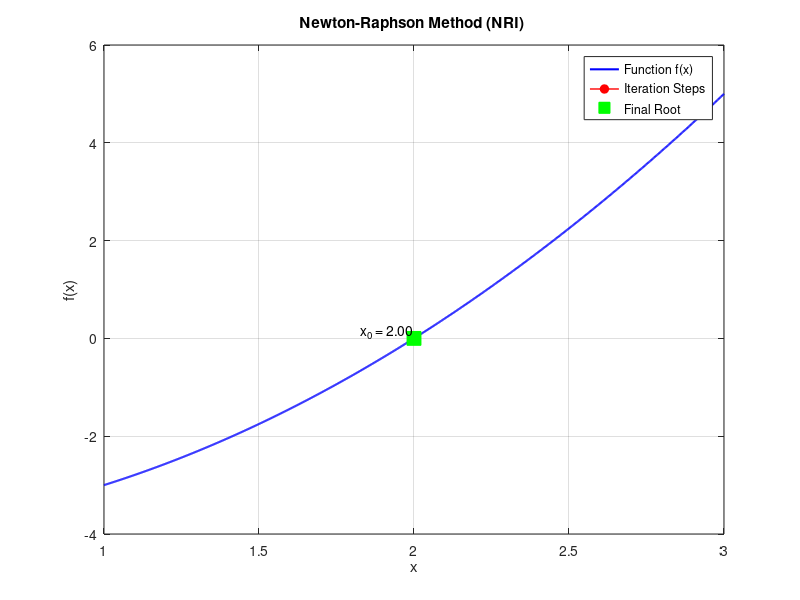

Write MATLAB code to recreate this figure.
function root = newtonRaphsonWithPlotInteractive()
    
    prompt = {'Enter the function f(x):', ...
              'Enter initial guess x0:', ...
              'Enter tolerance:', ...
              'Enter maximum iterations:'};
    dlg_title = 'Newton-Raphson Method Inputs';
    num_lines = 1;
    defaultans = {'x.^2 - 4', '2', '1e-6', '100'};
    answer = inputdlg(prompt, dlg_title, num_lines, defaultans);

    if isempty(answer)
        disp('User cancelled input.');
        return;
    end

    func_str = answer{1};
    x0 = str2double(answer{2});
    tol = str2double(answer{3});
    max_iter = str2double(answer{4});

    
    f = str2func(['@(x) ' func_str]);

    % by central difference
    df = @(x) (f(x + 1e-7) - f(x - 1e-7)) / (2 * 1e-7);

    
    x = x0;
    x_vals = x;
    f_vals = f(x);

    
    for i = 1:max_iter
        fx = f(x);
        dfx = df(x);
        if abs(dfx) < 1e-10
            errordlg('Derivative too small. Method failed.', 'Error');
            return;
        end

        x_next = x - fx / dfx;
        x_vals(end+1) = x_next;
        f_vals(end+1) = f(x_next);

        if abs(x_next - x) < tol
            msgbox(sprintf('Converged in %d iterations.', i), 'Success');
            root = x_next;
            break;
        end

        x = x_next;
    end

    if i == max_iter && abs(x_next - x) >= tol
        warndlg('Max iterations reached without convergence.', 'Warning');
        root = x_next;
    end

    
    figure;
    x_range = linspace(min(x_vals)-1, max(x_vals)+1, 1000);
    plot(x_range, f(x_range), 'b-', 'LineWidth', 1.5);
    hold on;
    plot(x_vals, f_vals, 'ro-', 'LineWidth', 1, 'MarkerFaceColor', 'r');
    plot(root, f(root), 'gs', 'MarkerSize', 10, 'MarkerFaceColor', 'g');
    title('Newton-Raphson Method (NRI) ');
    xlabel('x'); ylabel('f(x)');
    legend('Function f(x)', 'Iteration Steps', 'Final Root', 'Location', 'best');
    grid on;

    
    text(x0, f(x0), sprintf('x_0 = %.2f', x0), ...
         'VerticalAlignment', 'bottom', 'HorizontalAlignment', 'right');

    hold off;

    % Output results to console
    fprintf('Approximate root: %.8f\n', root);
    fprintf('Function value at root: %.2e\n', f(root));
end